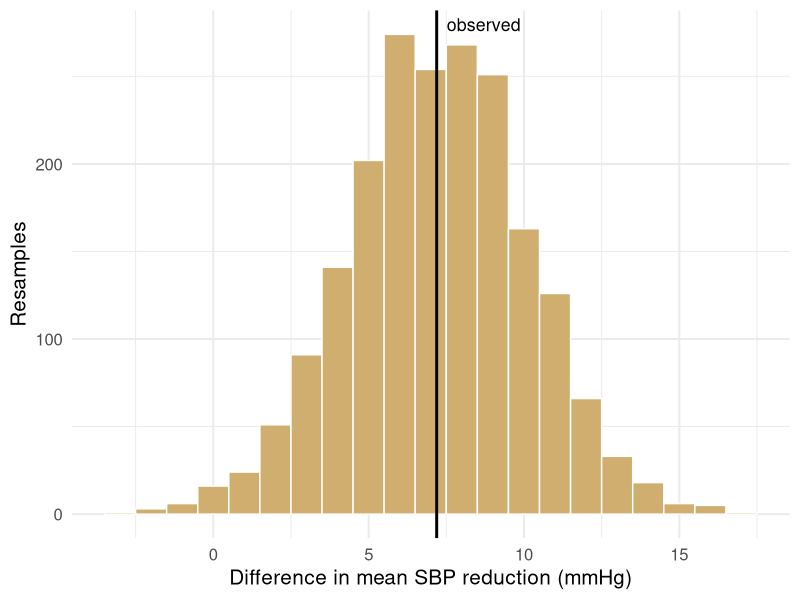
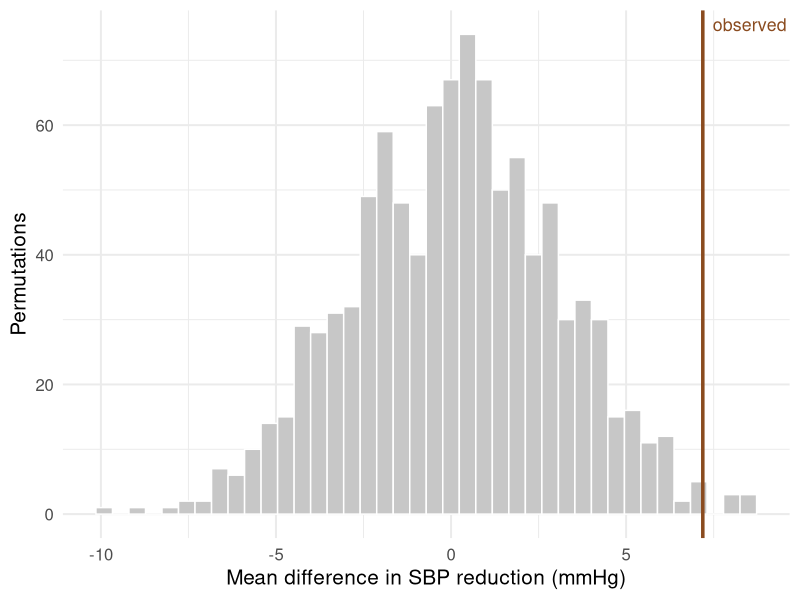
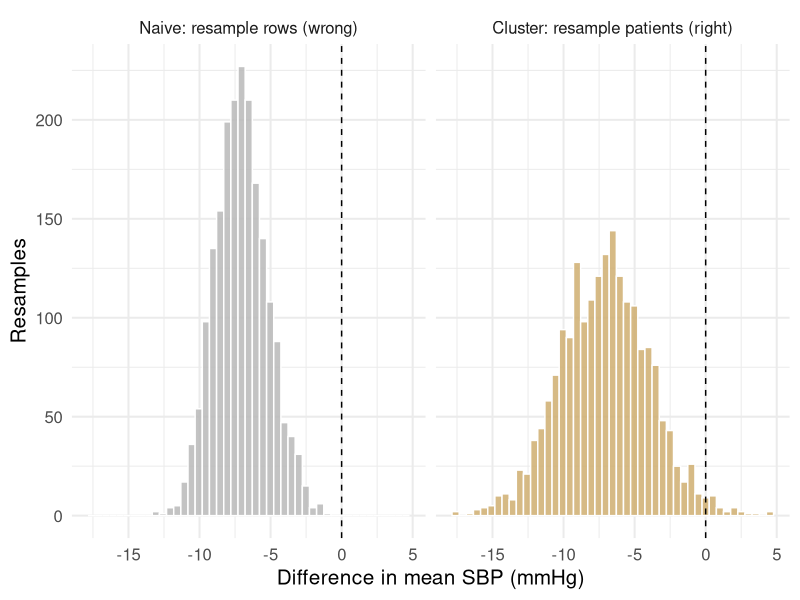

Write the R code that produced these figures, in order.
## ---- chunk 1
#| label: setup
#| include: false
library(ggplot2)
library(knitr)

# Synthetic teaching data for BIOS 6301. Not real patients.
set.seed(6301)
n <- 60
trial <- data.frame(
  id        = sprintf("P%03d", 1:n),
  arm       = rep(c("Placebo", "Treatment"), each = n / 2),
  site      = sample(1:4, n, replace = TRUE),
  age       = round(rnorm(n, 61, 9)),
  sex       = sample(c("F", "M"), n, replace = TRUE),
  weight_kg = round(rnorm(n, 82, 15), 1),
  sbp_0     = round(rnorm(n, 148, 14)),
  stringsAsFactors = FALSE
)
# One synthetic trial, representing complete randomization with 30 per arm.
# Outcome and reference model match Session 14: positive reduction is beneficial.
trial$reduction <- c(rnorm(n = 30, mean = 0, sd = 12),
                     rnorm(n = 30, mean = 6, sd = 4))
trial$sbp_12 <- trial$sbp_0 - trial$reduction

# Separate repeated-visit illustration using the same participant IDs:
# three visits per patient, a large patient-level random intercept (SD 12) and
# small within-patient noise (SD 4). Nothing is "broken" here — the data are
# simply clustered, which is what makes the row bootstrap wrong.
set.seed(2024)
patient_effect <- rnorm(n, 0, 12)
trial_long <- data.frame(
  id   = rep(trial$id, each = 3),
  arm  = rep(trial$arm, each = 3),
  week = rep(c(4, 8, 12), times = n),
  stringsAsFactors = FALSE
)
trial_long$sbp <- round(140 + rep(patient_effect, each = 3) +
  ifelse(trial_long$arm == "Treatment", -10, 0) + rnorm(n * 3, 0, 4))

theme_set(theme_minimal(base_size = 15))
gold <- "#CFAE70"
## ---- chunk 2
#| label: two-samples
sbp <- c(150, 142, 168, 131, 155)

set.seed(1)
sample(x = sbp, size = length(sbp), replace = TRUE)
sample(x = sbp, size = length(sbp), replace = FALSE)
## ---- chunk 3
set.seed(1500)
values <- c(1, 2, 4, 7)
one_draw <- sample(x = values, size = length(values), replace = TRUE)
one_draw
replicate(n = 3, expr = mean(x = sample(
  x = values, size = length(values), replace = TRUE)))
## ---- chunk 4
#| label: melanoma-bootstrap
thickness <- boot::melanoma$thickness
stopifnot(length(thickness) == 205L, all(is.finite(thickness)))
set.seed(1500)
boot_median <- replicate(n = 2000, expr =
  median(x = sample(x = thickness, size = length(thickness), replace = TRUE)))
round(c(estimate = median(thickness), SE = sd(boot_median),
        quantile(boot_median, c(.025, .975))), 2)
## ---- chunk 5
#| label: med-diff
# Difference in mean reduction, Treatment minus Placebo.
# Takes a data frame with `arm` and `reduction`; returns one number.
mean_diff <- function(data) {
  mean(x = data$reduction[data$arm == "Treatment"]) -
    mean(x = data$reduction[data$arm == "Placebo"])
}

obs_mean <- mean_diff(data = trial)
obs_mean
## ---- chunk 6
bootstrap_once <- function(data) {
  ctrl <- which(data$arm == "Placebo")
  trt <- which(data$arm == "Treatment")
  picked_ctrl <- ctrl[sample.int(n = length(ctrl), size = length(ctrl),
                                 replace = TRUE)]
  picked_trt <- trt[sample.int(n = length(trt), size = length(trt),
                              replace = TRUE)]
  mean_diff(data = data[c(picked_ctrl, picked_trt), ])
}
## ---- chunk 7
set.seed(14)
one_boot <- bootstrap_once(data = trial)
c(observed = obs_mean, one_bootstrap = one_boot)
## ---- chunk 8
set.seed(14)
B <- 2000
boot_mean <- replicate(n = B, expr = bootstrap_once(data = trial))
length(boot_mean)
head(x = round(x = boot_mean, digits = 1))
## ---- chunk 9
#| label: fig-boot-med
#| fig-cap: "Bootstrap distribution of the difference in mean SBP reduction."
#| fig-width: 9
#| fig-height: 3.2
#| echo: false
ggplot(data.frame(stat = boot_mean), aes(stat)) +
  geom_histogram(binwidth = 1, fill = gold, colour = "white") +
  geom_vline(xintercept = obs_mean, linewidth = 1) +
  annotate("text", x = obs_mean, y = Inf, label = "  observed", hjust = 0,
           vjust = 1.6, size = 4.5) +
  labs(x = "Difference in mean SBP reduction (mmHg)", y = "Resamples")
## ---- chunk 10
#| label: boot-se
se_boot <- sd(x = boot_mean)
se_boot
## ---- chunk 11
#| label: boot-bias
mean(boot_mean) - obs_mean    # bootstrap estimate of bias
## ---- chunk 12
quantile(x = boot_mean, probs = c(0.025, 0.975))
## ---- chunk 13
perc <- quantile(x = boot_mean, probs = c(.025, .975))
basic <- 2 * obs_mean - quantile(x = boot_mean, probs = c(.975, .025))
rbind(percentile = unname(perc), basic = unname(basic))
## ---- chunk 14
#| label: boot-vs-t-compare
c(boot_se = sd(x = boot_mean),
  welch_se = t.test(x = trial$reduction[trial$arm == "Treatment"],
                    y = trial$reduction[trial$arm == "Placebo"])$stderr)
## ---- chunk 15
boot_interval <- function(seed, B = 1000) {
  set.seed(seed)
  ans <- replicate(n = B, expr = bootstrap_once(data = trial))
  unname(quantile(x = ans, probs = c(0.025, 0.975)))
}
## ---- chunk 16
#| label: bootstrap-stability-runs
t(vapply(1501:1503, boot_interval, numeric(2)))
## ---- chunk 17
#| label: boot-max
set.seed(18)
boot_max <- replicate(n = B, expr = max(trial$sbp_0[sample.int(n = nrow(trial), size = nrow(trial), replace = TRUE)]))

length(unique(boot_max))                # distinct values across 2000 resamples
mean(boot_max == max(trial$sbp_0))      # how often the resample max is THE max
## ---- chunk 18
#| label: promotion-permutation
decision <- c(rep(1, 21), rep(0, 3), rep(1, 14), rep(0, 10))
observed_gap <- 21/24 - 14/24
set.seed(1501)
null_gap <- replicate(n = 9999, expr = {
  male <- sample.int(n = 48, size = 24, replace = FALSE)
  mean(decision[male]) - mean(decision[-male])
})
(1 + sum(abs(null_gap) >= abs(observed_gap) - 1e-12)) / 10000
## ---- chunk 19
permute_once <- function(data) {
  shuffled <- data
  shuffled$arm <- sample(x = data$arm, size = nrow(data), replace = FALSE)
  mean_diff(data = shuffled)
}
set.seed(19)
c(observed = obs_mean, one_permutation = permute_once(data = trial))
## ---- chunk 20
set.seed(19)
P <- 999
perm_stat <- replicate(n = P, expr = permute_once(data = trial))
c(observed = obs_mean, perm_mean = mean(x = perm_stat),
  perm_sd = sd(x = perm_stat))
## ---- chunk 21
#| label: fig-perm
#| fig-cap: "Permutation null distribution of the mean difference, with the observed value."
#| fig-width: 9
#| fig-height: 3.2
#| echo: false
ggplot(data.frame(stat = perm_stat), aes(stat)) +
  geom_histogram(bins = 40, fill = "grey78", colour = "white") +
  geom_vline(xintercept = obs_mean, colour = "#8a4b1f", linewidth = 1.2) +
  annotate("text", x = obs_mean, y = Inf, label = "  observed", hjust = 0,
           vjust = 1.6, size = 4.5, colour = "#8a4b1f") +
  labs(x = "Mean difference in SBP reduction (mmHg)", y = "Permutations")
## ---- chunk 22
#| label: exact-perm
small <- trial[c(1:4, 31:34), c("id", "arm", "reduction")]
obs_small <- mean_diff(data = small)

combos <- combn(8, 4)                    # every way to choose 4 "Treatment"
exact <- apply(combos, 2, function(k) mean(small$reduction[k]) -
                                      mean(small$reduction[-k]))

ncol(combos)                             # the entire reference set
round(mean(abs(exact) >= abs(obs_small) - 1e-12), 4)    # exact two-sided p-value
## ---- chunk 23
#| label: perm-p
n_extreme <- sum(abs(perm_stat) >= abs(obs_mean) - 1e-12)
n_extreme                                        # out of 999
## ---- chunk 24
#| label: perm-p2
c(wrong = n_extreme / P,
  right = (n_extreme + 1) / (P + 1))
## ---- chunk 25
extreme <- sum(abs(perm_stat) >= abs(obs_mean) - 1e-12)
c(adjusted_p = (extreme + 1) / (P + 1),
  min_reportable = 1 / (P + 1))
binom.test(extreme, P)$conf.int
## ---- chunk 26
#| label: long-head
head(x = trial_long, n = 7)
c(rows = nrow(trial_long), patients = length(unique(trial_long$id)))
## ---- chunk 27
#| label: long-obs
diff_long <- function(data) {
  mean(data$sbp[data$arm == "Treatment"]) - mean(data$sbp[data$arm == "Placebo"])
}
obs_long <- diff_long(trial_long)
obs_long
## ---- chunk 28
#| label: boot-rows
set.seed(21)
boot_row <- replicate(n = B, expr = {
  groups <- split(x = seq_len(nrow(trial_long)), f = trial_long$arm)
  idx <- unlist(lapply(X = groups, FUN = function(i)
    i[sample.int(n = length(i), size = length(i), replace = TRUE)]))
  diff_long(trial_long[idx, ])
})

c(estimate = obs_long, se = sd(boot_row))
round(quantile(boot_row, c(0.025, 0.975)), 2)
## ---- chunk 29
#| label: cluster-index
ids <- unique(trial_long$id)
arm_by_id <- trial_long$arm[match(ids, trial_long$id)]
id_groups <- split(x = ids, f = arm_by_id)
rows_by_id <- split(x = seq_len(nrow(trial_long)), f = trial_long$id)
## ---- chunk 30
#| label: boot-cluster
set.seed(22)
boot_clu <- replicate(n = B, expr = {
  picked <- unlist(lapply(X = id_groups, FUN = function(i)
    sample(x = i, size = length(i), replace = TRUE)))
  diff_long(trial_long[unlist(rows_by_id[picked]), ])
})

c(row_se = sd(boot_row), cluster_se = sd(boot_clu),
  ratio = sd(boot_clu) / sd(boot_row))
## ---- chunk 31
#| label: fig-unit
#| fig-cap: "Bootstrap distributions of the same estimate under two resampling schemes."
#| fig-width: 9
#| fig-height: 3.3
#| echo: false
cmp <- rbind(
  data.frame(stat = boot_row, scheme = "Naive: resample rows (wrong)"),
  data.frame(stat = boot_clu, scheme = "Cluster: resample patients (right)")
)
cmp$scheme <- factor(cmp$scheme, levels = unique(cmp$scheme))
ggplot(cmp, aes(stat, fill = scheme)) +
  geom_histogram(bins = 45, colour = "white", alpha = 0.85) +
  geom_vline(xintercept = 0, linetype = 2) +
  facet_wrap(~scheme) +
  scale_fill_manual(values = c("grey72", gold)) +
  labs(x = "Difference in mean SBP (mmHg)", y = "Resamples") +
  theme(legend.position = "none")
## ---- chunk 32
rho <- 12^2 / (12^2 + 4^2)
c(rho = rho, design_effect = 1 + (3 - 1) * rho,
  approximate_se_inflation = sqrt(1 + 2 * rho))
## ---- chunk 33
#| label: perm-unit
arm_by_id <- trial_long$arm[match(ids, trial_long$id)]

set.seed(32)
p_rows <- replicate(n = 999, expr = {
  s <- sample(x = trial_long$arm, size = nrow(trial_long),
              replace = FALSE)  # wrongly reassigns visits
  mean(trial_long$sbp[s == "Treatment"]) - mean(trial_long$sbp[s == "Placebo"])
})
## ---- chunk 34
#| label: perm-patient-unit
p_pats <- replicate(n = 999, expr = {
  assigned <- sample(x = arm_by_id, size = length(arm_by_id), replace = FALSE)
  s <- assigned[match(trial_long$id, ids)]      # join by ID, not row order
  mean(trial_long$sbp[s == "Treatment"]) - mean(trial_long$sbp[s == "Placebo"])
})

c(p_row_unit = (sum(abs(p_rows) >= abs(obs_long)) + 1) / 1000,
  p_patient_unit = (sum(abs(p_pats) >= abs(obs_long)) + 1) / 1000)
## ---- chunk 35
#| label: paired-change-bootstrap
treated <- trial[trial$arm == "Treatment", ]
change <- treated$sbp_0 - treated$sbp_12
set.seed(1530)
boot_change <- replicate(n = 2000, expr =
  mean(x = sample(x = change, size = length(change), replace = TRUE)))
round(c(mean_change = mean(change), SE = sd(boot_change),
        quantile(boot_change, c(.025, .975))), 2)
